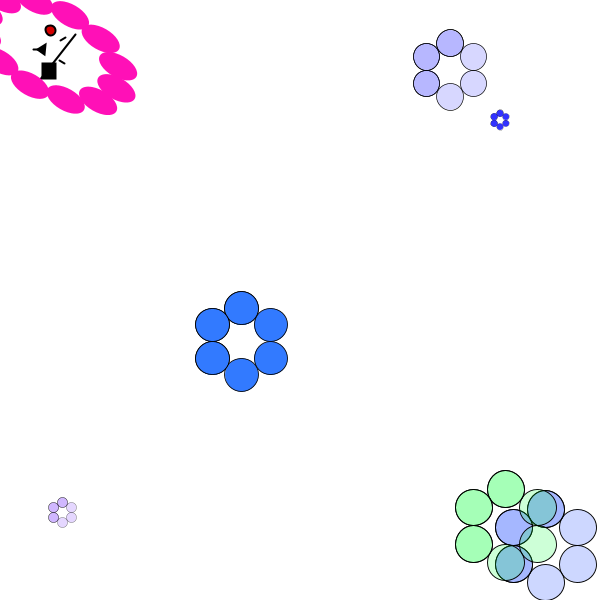
Frame 1 (no input)
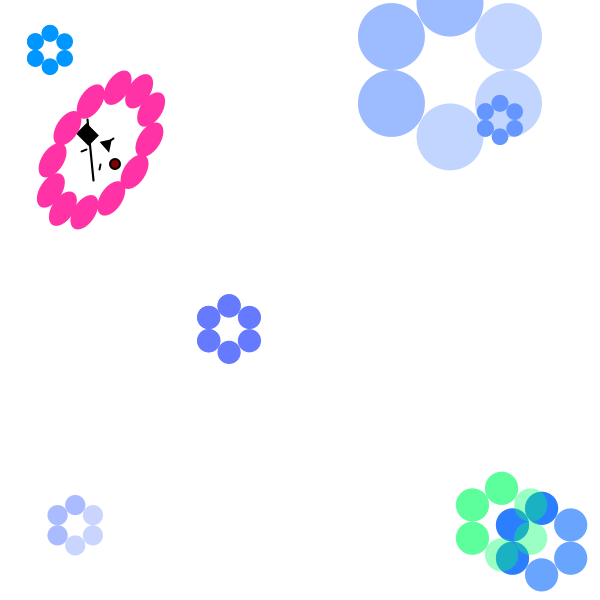
Frame 60 (the mouse pressed at the canvas centre just before this capture)
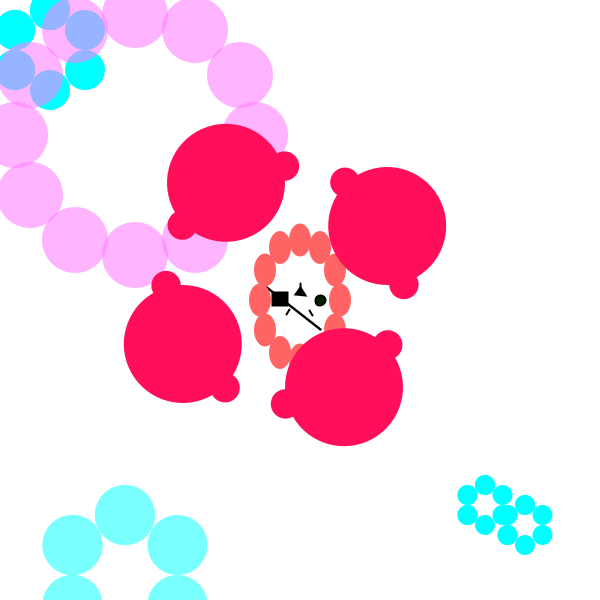
Frame 120 (the mouse held since frame 60 and released just before this capture)

The Processing sketch that drew these frames (run headless with seeded random() and noise(); from frame 60 on, the mouse is pressed at the canvas centre):

// Processing sketch: processing_108315
// ── processing_108315.pde




float x, y;
float vx, vy;
float ay;

float h, i;
float vh, vi;
float ci;

float l, m;
float vl, vm;
float el;




void setup() {
  size(600, 600);
  

  x=50;
  y=50;
  vx=17;
  vy=15;
  ay=0.9;

  //hair
  h=mouseX-50;
  i=mouseY-50;
  vh=30;
  vi=20;
  ci=0.7;
  translate(-50, -50);

  //flower
  l=mouseX;
  m=mouseY;
  vl=20;
  vm=20;
}

void draw() {
  background(255); 
  
  //flowers(int(l),int(m));
  
  chara(int(x), int(y));
  x= x+ vx;
  y= y+ vy;

  if (x>570) { 
    vx=-vx;
  }
  if (x<30) {
    vx =-vx;
    vx= vx * 1.0;
  }
  if (y>550) {
    vy= -vy;
    vy= vy * 1.0 ;
    y= 550 - (y-550);
  }

  if (y<00) { 
    vy=-vy;
    background(255, 255, 0);
  }
  vy= vy + ay;


  if (mousePressed) {
    if ((mouseX>x-50)&&(mouseX<x+50)&&(mouseY>y-50)&&(mouseY<y+50)) {
      x= mouseX ;
      y= mouseY ;
      vx= 0 ;
      vy= 0 ;
    }
  }
  //hair
  hair(int(x), int(y));
  h= h+ vh;
  i= i+ vi;

  if (h>600) { 
    vh=-vh*0.5;
    h=600-(h-600);
  }
  if (h<0) vh=-vh*0.5;
  if (i>600) {
    vi=-vi*0.5;
    i=600-(i-600);
  }
  if (i<0) vi=-vi*0.5;

  vi=vi+ci;
  
 //flower
  flower(int(l), int(m));
  l= l + vl ;
  m= m+ vm ;
}

void mouseReleased() {
  ///pmouse=maeno zahyou///
  vx= mouseX - pmouseX;
  vy= mouseY - pmouseY;

  vx = vx*0.6;
  vy = vy*0.6;
}

void mousePressed () {
  l = 0 ;
  m = 0 ;
  vl = 10;
  vm = 10;
}

void chara(int a, int b) {


  //backgronund
  pushMatrix();
  translate(50, 50);
  scale(map(a+b, 0, 600, 0, 1));
  translate(-50, -50);
  fill(0, b, 255);
  ellipse(50, 10, 40, 40);
  ellipse(15, 30, 40, 40);
  ellipse(15, 70, 40, 40);
  ellipse(50, 90, 40, 40);
  ellipse(85, 70, 40, 40);
  ellipse(85, 30, 40, 40);
  ellipse(50, 10, 40, 40);
  ellipse(15, 30, 40, 40);
  ellipse(15, 70, 40, 40);
  popMatrix();

  pushMatrix();
  translate(450, 70);
  scale(map(a+b, 0, 600, 0, 4));
  translate(-50, -50);
  fill(a, b, 255,a);
  ellipse(50, 10, 40, 40);
  ellipse(15, 30, 40, 40);
  ellipse(15, 70, 40, 40); 
  ellipse(50, 90, 40, 40);
  ellipse(85, 70, 40, 40);
  ellipse(85, 30, 40, 40);
  ellipse(50, 10, 40, 40);
  ellipse(15, 30, 40, 40);
  ellipse(15, 70, 40, 40);

  popMatrix();

  pushMatrix();
  translate(500, 120);
  scale(map(a+b, 0, 600, 0, 1));
  translate(-50, -50);
  fill(a, b, 255);
  ellipse(50, 10, 40, 40);
  ellipse(15, 30, 40, 40);
  ellipse(15, 70, 40, 40);
  ellipse(50, 90, 40, 40);
  ellipse(85, 70, 40, 40);
  ellipse(85, 30, 40, 40);
  ellipse(50, 10, 40, 40);
  ellipse(15, 30, 40, 40);
  ellipse(15, 70, 40, 40);
  popMatrix();

  pushMatrix();
  translate(500, 500);
  scale(map(a, 0, 600, 1, 0));
  fill(0, a, 255, b);
  ellipse(50, 10, 40, 40);
  ellipse(15, 30, 40, 40);
  ellipse(15, 70, 40, 40);
  ellipse(50, 90, 40, 40);
  ellipse(85, 70, 40, 40);
  ellipse(85, 30, 40, 40);
  ellipse(50, 10, 40, 40);
  ellipse(15, 30, 40, 40);
  ellipse(15, 70, 40, 40);
  popMatrix();

  pushMatrix();
  translate(200, 300);
  scale(map(a+b, 0, 600, 1, 0));
  fill(a, 122, 255);
  ellipse(50, 10, 40, 40);
  ellipse(15, 30, 40, 40);
  ellipse(15, 70, 40, 40); 
  ellipse(50, 90, 40, 40);
  ellipse(85, 70, 40, 40);
  ellipse(85, 30, 40, 40);
  ellipse(50, 10, 40, 40);
  ellipse(15, 30, 40, 40);
  ellipse(15, 70, 40, 40);
  popMatrix();

  pushMatrix();
  translate(460, 480);
  scale(map(a, 0, 600, 1, 0));
  fill(0, 255, a, a);
  ellipse(50, 10, 40, 40);
  ellipse(15, 30, 40, 40);
  ellipse(15, 70, 40, 40);
  ellipse(50, 90, 40, 40);
  ellipse(85, 70, 40, 40);
  ellipse(85, 30, 40, 40);
  ellipse(50, 10, 40, 40);
  ellipse(15, 30, 40, 40);
  ellipse(15, 70, 40, 40);
  popMatrix();

  pushMatrix();
  translate(50, 500);
  scale(map(a, 0, 600, 0, 3));
  fill(122, b, 255, a);
  ellipse(50, 10, 40, 40);
  ellipse(15, 30, 40, 40);
  ellipse(15, 70, 40, 40);
  ellipse(50, 90, 40, 40);
  ellipse(85, 70, 40, 40);
  ellipse(85, 30, 40, 40);
  ellipse(50, 10, 40, 40);
  ellipse(15, 30, 40, 40);
  ellipse(15, 70, 40, 40);
  popMatrix();

  //main
  pushMatrix();
  translate(a-50, b-50);

  strokeWeight(1);
  fill(255);
  stroke(0);


  //faceshape
  pushMatrix();
  translate(50, 50);
  rotate(map(a+b, 0, 1200, 0, radians(3600)));
  scale(map(a, 0, 600, 1, 1), map(b, 0, 600, 2, 1));
  translate(-50, -50);
  stroke(200, 0, 0);
  ellipse(50, 50, 80, 80); 
  popMatrix();

  //face
  pushMatrix();
  translate(50, 50);
  rotate(map(a+b, 0, 1200, 0, radians(1080)));
  translate(-50, -50);

  //eye mask
  stroke(00, 00, 00);
  strokeWeight(2);
  pushMatrix();
  translate(60, 45);
  scale(map(a+b, 0, 600, 1, 1.2));
  translate(-60, -45);
  line(80, 60, 35, 25);
  popMatrix();
  fill(00, 00, 00);
  //fill(map(a, 0, 600, 0, 255), b, 255);
  rect(63, 45, 15, 13);

  //eyes
  strokeWeight(2);
  stroke(00, 00, 00);
  //fill(00, 170, 170);
  fill(map(b, 0, 300, 255, 0), map(b, 250, 600, 0, 255), map(b, 300, 600, 0, 255));
  ellipse(30, 50, 10, 10);

  //noze
  fill(#000000);
  triangle(45, 55, 55, 55, 50, 63);
  line(50, 63, 50, 67);

  //blow
  line(37, 35, 40, 40);
  line(63, 35, 60, 40);

  popMatrix();


  //heiar
  pushMatrix();
  translate(50, 50);
  rotate(map(a+b, 0, 1200, 0, radians(3600)));
  scale(map(a, 0, 600, 1, 1), map(b, 0, 600, 2, 1));
  translate(-50, -50);
  fill(255, map(b, 0, 600, 0, 200), map (a, 0, 600, 200, 0));
  noStroke();
  strokeWeight(2);
  //fill(255, 15, 90);
  ellipse(50, 10, 22, 22);
  ellipse(30, 15, 22, 22);
  ellipse(15, 30, 22, 22);
  ellipse(10, 50, 22, 22);
  ellipse(15, 70, 22, 22);
  ellipse(30, 85, 22, 22); 
  ellipse(50, 90, 22, 22);
  ellipse(70, 85, 22, 22);
  ellipse(85, 70, 22, 22);
  ellipse(90, 50, 22, 22);
  ellipse(85, 30, 22, 22);
  ellipse(70, 15, 22, 22);
  popMatrix();

  popMatrix();
}

void flower(int e, int f ) {
  
  if (mousePressed) {
    rotate(map(f, 0, 1200, 0, radians(3600)));
    scale(map(e, 0, 600, 0, 1));
    translate(-50, -50);
    noStroke();
    fill(255, 15, 90);

    strokeWeight(2);
    ellipse(50, 10, 40, 40);
    ellipse(30, 15, 10, 10);
    ellipse(15, 30, 10, 10);
    ellipse(10, 50, 40, 40);
    ellipse(15, 70, 10, 10);
    ellipse(30, 85, 10, 10); 
    ellipse(50, 90, 40, 40);
    ellipse(70, 85, 10, 10);
    ellipse(85, 70, 10, 10);
    ellipse(90, 50, 40, 40);
    ellipse(85, 30, 10, 10);
    ellipse(70, 15, 10, 10);
  }
}

void hair(int c, int d) {


//if (mousePressed) {
  translate(mouseX-15, mouseY-15);
  rotate(map(c, 0, 1200, 0, radians(3600)));
  scale( map(c+d, 0, 600, 1, 3));
  fill(255, map(c, 0, 600, 0, 255), 255,map(d,0,600,100,200));
  noStroke();
  strokeWeight(2);
  //fill(255, 15, 90);
  ellipse(50, 10, 22, 22);
  ellipse(30, 15, 22, 22);
  ellipse(15, 30, 22, 22);
  ellipse(10, 50, 22, 22);
  ellipse(15, 70, 22, 22);
  ellipse(30, 85, 22, 22); 
  ellipse(50, 90, 22, 22);
  ellipse(70, 85, 22, 22);
  ellipse(85, 70, 22, 22);
  ellipse(90, 50, 22, 22);
  ellipse(85, 30, 22, 22);
  ellipse(70, 15, 22, 22);
}
//}
